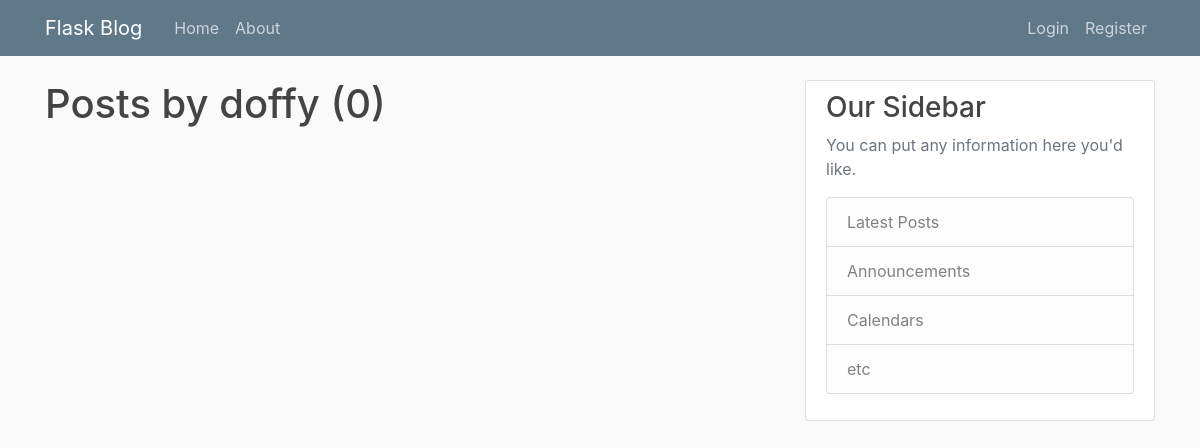
The app's page /user/doffy, older data.
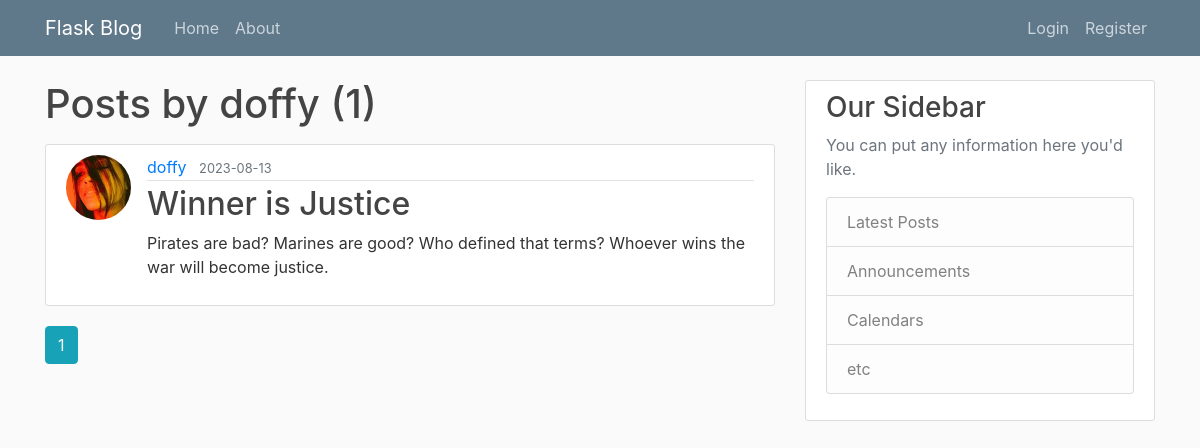
The same page, newer data.
### flaskblog/models.py (models this page shows, shortened)
class Post(db.Model):
    id = db.Column(db.Integer, primary_key=True)
    title = db.Column(db.String(100), nullable=False)
    date_posted = db.Column(db.DateTime, nullable=False, default=datetime.utcnow)
    content = db.Column(db.Text, nullable=False)
    user_id = db.Column(db.Integer, db.ForeignKey('user.id'), nullable=False)

class User(db.Model, UserMixin):
    id = db.Column(db.Integer, primary_key=True)
    username = db.Column(db.String(20), unique=True, nullable=False)
    email = db.Column(db.String(120), unique=True, nullable=False)
    image_file = db.Column(db.String(20), nullable=False, default='default.jpg')
    password = db.Column(db.String(60), nullable=False)
    posts = db.relationship('Post', backref='author', lazy=True)

### flaskblog/routes.py (the view)
@app.route('/user/<string:username>')
def user_posts(username):
    page = request.args.get('page', 1, type=int)
    user = User.query.filter_by(username=username).first_or_404()
    posts = Post.query.filter_by(author=user)\
        .order_by(Post.date_posted.desc())\
        .paginate(page=page, per_page=5)
    return render_template('user_post.html', posts=posts, user=user)

### flaskblog/templates/user_post.html
{% extends "layout.html" %}
{% block content %}
    <h1 class="mb-3">Posts by {{ user.username }} ({{ posts.total }})</h1>
    {% for post in posts.items %}
        <article class="media content-section">
            <img class="rounded-circle article-img" src="{{ url_for('static', filename='profile_pics/' + post.author.image_file) }}" alt="" >
            <div class="media-body">
            <div class="article-metadata">
                <a class="mr-2" href="{{ url_for('user_posts', username=post.author.username) }}">{{ post.author.username }}</a>
                <small class="text-muted">{{ post.date_posted.strftime('%Y-%m-%d') }}</small>
            </div>
            <h2><a class="article-title" href="{{ url_for('post', post_id=post.id) }}">{{ post.title }}</a></h2>
            <p class="article-content">{{ post.content }}</p>
            </div>
        </article>
    {% endfor %}
    {% for page_num in posts.iter_pages(left_edge=1, right_edge=1, left_current=1, right_current=1) %}
        {% if page_num %}
            {% if posts.page == page_num %}
                <a href="{{ url_for('user_posts', username=user.username, page=page_num) }}" class="btn btn-info mb-4">{{ page_num }}</a>
            {% else %}
                <a href="{{ url_for('user_posts', username=user.username, page=page_num) }}" class="btn btn-outline-info mb-4">{{ page_num }}</a>
            {% endif %}
        {% else %}
            ...
        {% endif %}
    {% endfor %}
{% endblock content %}

Row changes from the older to the newer data that the page shows:
added Post: image_file (picture), author.username "doffy", date_posted "2023-08-13", title "Winner is Justice", content "Pirates are bad? Marines are good? Who defined that terms? Whoever wins the war will become justice."
Text that changed along with them:
{{ posts.total }}: "0" → "1"
new list line: "1"
